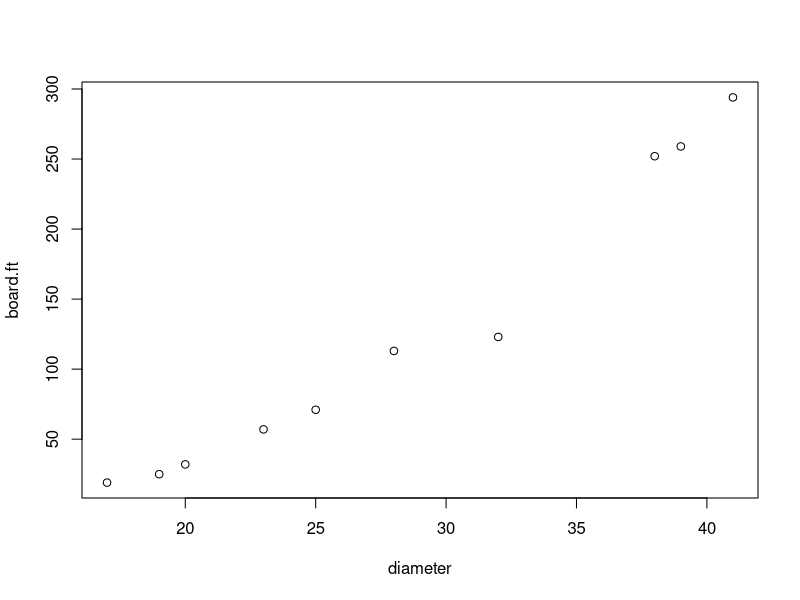
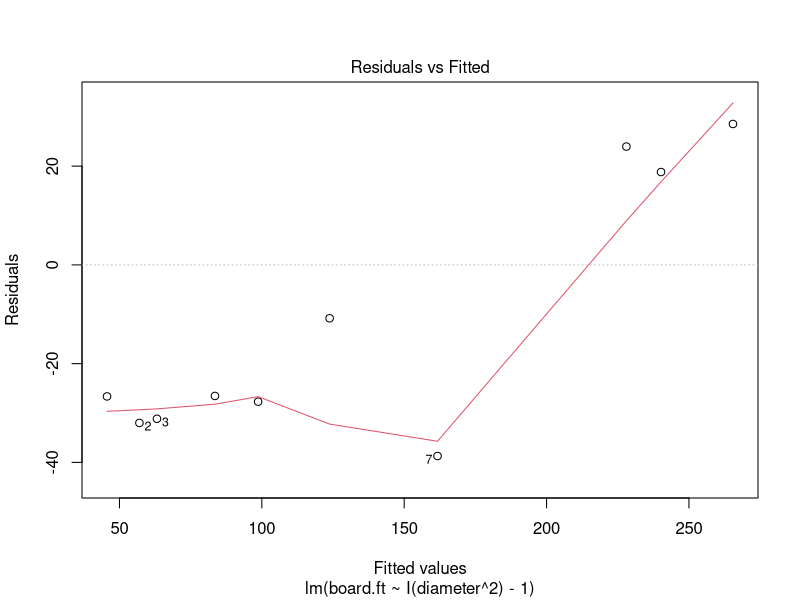
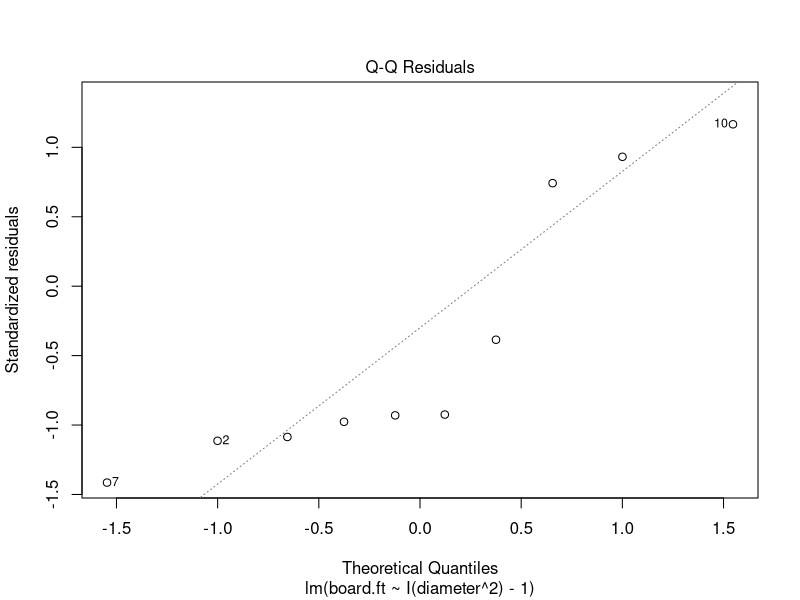
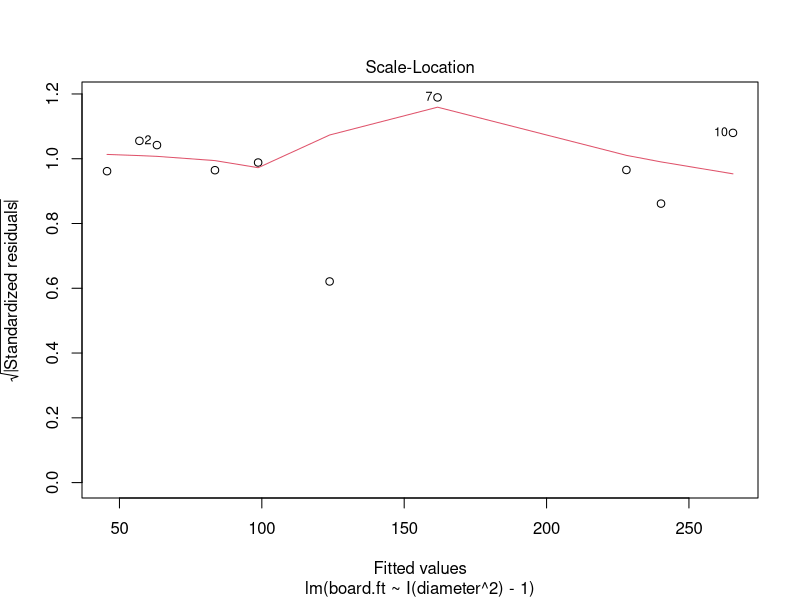
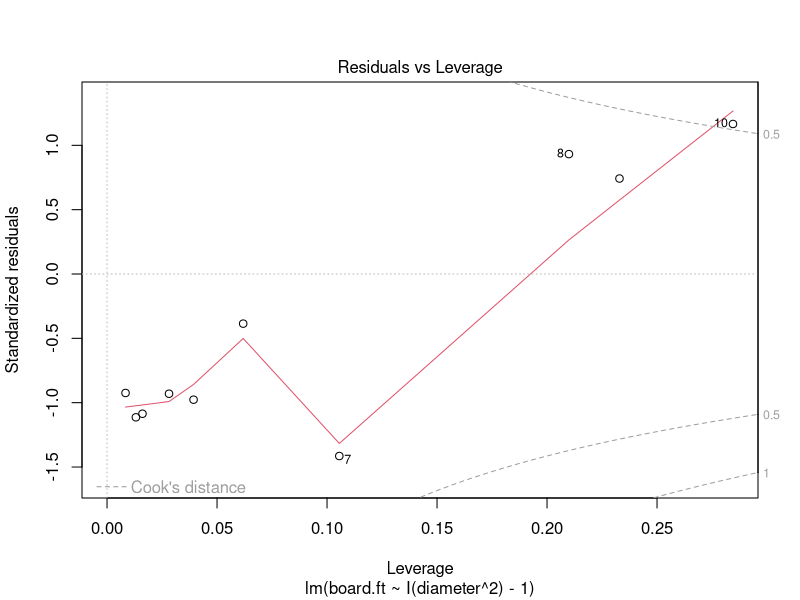
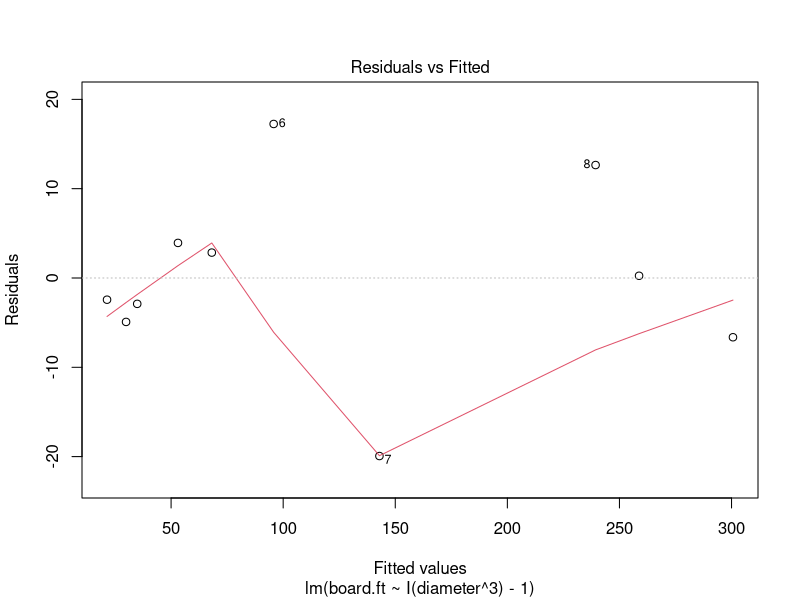
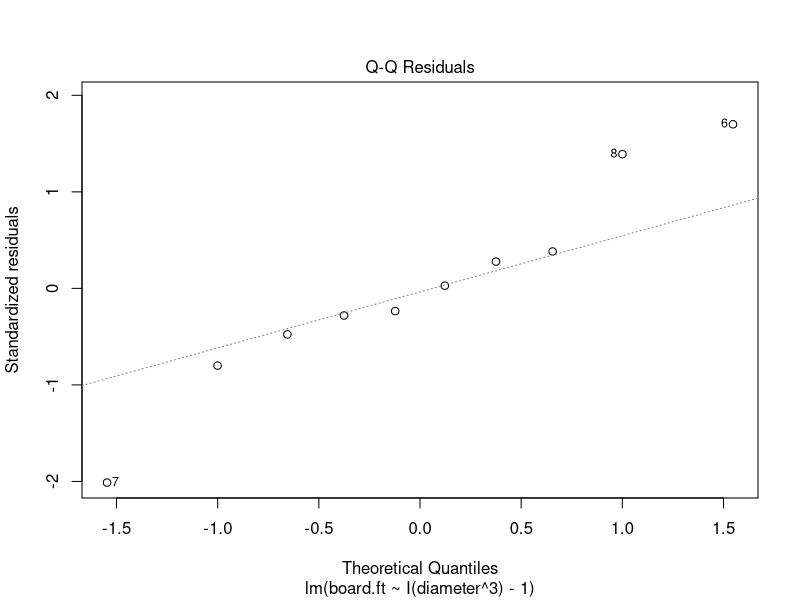
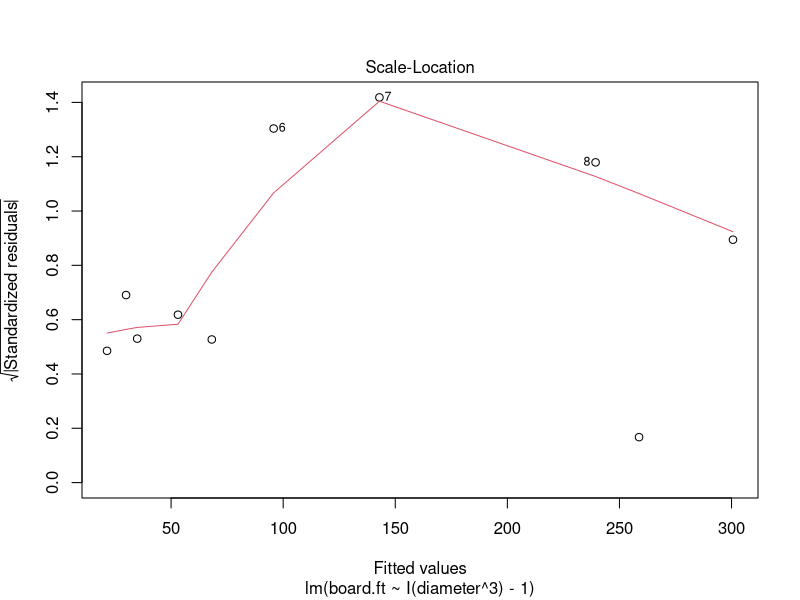

Write R code to recreate these figures, in order.
## ---- chunk 1
knitr::opts_chunk$set(echo = TRUE, warning = FALSE, results = "hold", message = FALSE)
options(reticulate.repl.quiet = TRUE)
## ---- chunk 2
lumber <- data.frame(
  "diameter" = c(17,19,20,23,25,28,32,38,39,41),
  "board.ft" = c(19,25,32,57,71,113,123,252,259,294)
)

plot(lumber)
## ---- chunk 3
m1 <- lm( board.ft ~ I(diameter^2) - 1, data = lumber)
summary(m1)
plot(m1)
## ---- chunk 4
m2 <- lm( board.ft ~ I(diameter^3) - 1, data = lumber)
summary(m2)
plot(m2)
## ---- chunk 5
lumber2 <- lumber
dm <- 4 #assumed value of d_min
lumber2$trans <- with(lumber, diameter^3/(2*dm^3) - 3*diameter/(2*dm) + 1) #transform the diameter

summary(mm <- lm(board.ft ~ trans - 1 , data = lumber2)) #fit the model
plot(mm)
## ---- chunk 6

plot(lumber)
predictIt <- data.frame(diameter = seq(17,41,len=100)) 
### why did I do this instead of just getting fitted values?
lines(predictIt$diameter,predict(m1, predictIt), col = "red")
lines(predictIt$diameter,predict(m2, predictIt), col = "blue")
bf <- function(d,Vm,dm) Vm/dm^3 * d^3 - 3*Vm/dm*d + 2*Vm
lines(predictIt$diameter, bf(predictIt$diameter,coef(mm)/2,dm), col="green")
## ---- chunk 7
AIC(m1,m2,mm)
## ---- chunk 8
AICvals <- c()
dVals <- seq(0.1,10,by=0.1)
for(dmin in dVals){
  dm <- dmin
  lumber2$trans <- with(lumber, diameter^3/(2*dm^3) - 3*diameter/(2*dm) + 1) 
  val <- AIC(mm <- lm(board.ft ~ trans - 1 , data = lumber2))
  AICvals <- c(AICvals,val)
}

#Plot the values to see if there is an optimum
plot(dVals,AICvals,type="l", xlab = expression(d[min]), ylab="AIC")
